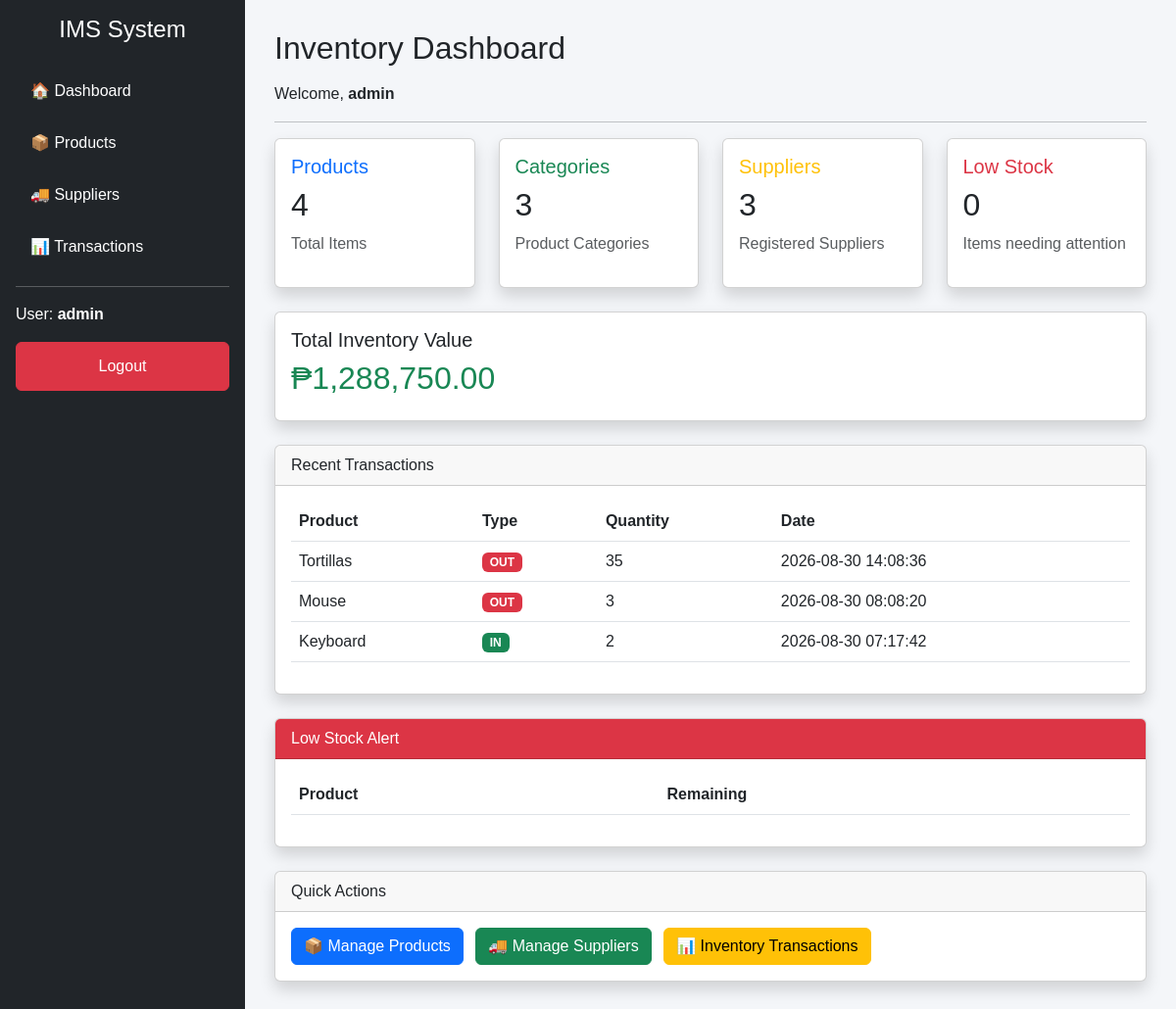
The page /dashboard.php (signed in) on the database as committed earlier.
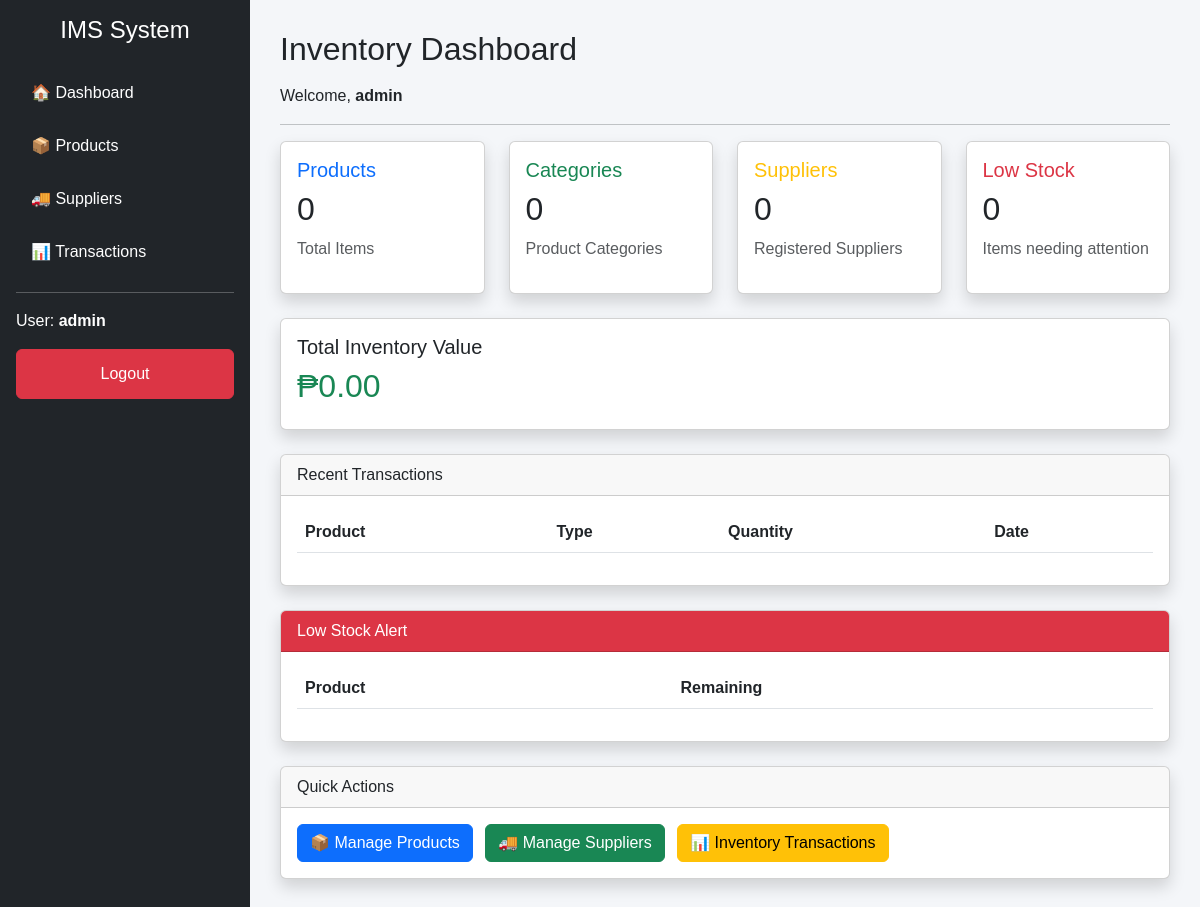
The same page on the database as committed later.
### tables this page shows
CREATE TABLE `transactions` (
  `id` int(11) NOT NULL,
  `product_id` int(11) DEFAULT NULL,
  `transaction_type` enum('IN','OUT') DEFAULT NULL,
  `quantity` int(11) DEFAULT NULL,
  `transaction_date` timestamp NOT NULL DEFAULT current_timestamp()
);

CREATE TABLE `products` (
  `id` int(11) NOT NULL,
  `product_name` varchar(100) DEFAULT NULL,
  `category_id` int(11) DEFAULT NULL,
  `supplier_id` int(11) DEFAULT NULL,
  `quantity` int(11) DEFAULT 0,
  `price` decimal(10,2) DEFAULT NULL,
  `created_at` timestamp NOT NULL DEFAULT current_timestamp()
);

### dashboard.php (the view, shortened to what this page needs)
<?php
include "config/database.php";
$productQuery = mysqli_query($conn, "SELECT COUNT(*) AS total FROM products" );
$productCount = mysqli_fetch_assoc($productQuery)['total'];
$categoryQuery = mysqli_query($conn, "SELECT COUNT(*) AS total FROM categories" );
$categoryCount = mysqli_fetch_assoc($categoryQuery)['total'];
$supplierQuery = mysqli_query( $conn, "SELECT COUNT(*) AS total FROM suppliers"   );
$supplierCount = mysqli_fetch_assoc($supplierQuery)['total'];
$valueQuery = mysqli_query($conn, "SELECT SUM(quantity * price) AS total FROM products" );
$inventoryValue = mysqli_fetch_assoc($valueQuery)['total'] ?? 0;
$lowStockQuery = mysqli_query($conn, "SELECT COUNT(*) AS total FROM products WHERE quantity <= 5 " );
$lowStock = mysqli_fetch_assoc($lowStockQuery)['total'];
$recentTransactions = mysqli_query( $conn, " SELECT transactions.*, products.product_name FROM transactions
LEFT JOIN products
ON transactions.product_id = products.id
ORDER BY transaction_date DESC LIMIT 5 ");
$lowProducts = mysqli_query( $conn, " SELECT * FROM products WHERE quantity <= 5 " );
include "includes/header.php";
include "includes/sidebar.php";
?>
<div class="content">
    <h2 class="mb-3"> Inventory Dashboard   </h2>
    <p>Welcome,<strong> <?php echo $_SESSION['username']; ?> </strong> </p>
    <hr>
<div class="row g-4">
<div class="col-md-3">
<div class="card shadow p-3">
    <h5 class="text-primary"> Products  </h5>
        <h2> <?php echo $productCount; ?>  </h2>
            <p class="text-muted">  Total Items  </p>
</div>
</div>
<div class="col-md-3">
<div class="card shadow p-3">  <h5 class="text-success">  Categories  </h5>
    <h2> <?php echo $categoryCount; ?>  </h2>
        <p class="text-muted">  Product Categories  </p>
</div>
</div>
<div class="col-md-3">
<div class="card shadow p-3">
    <h5 class="text-warning">   Suppliers   </h5>
        <h2><?php echo $supplierCount; ?> </h2>
            <p class="text-muted">  Registered Suppliers    </p>
</div>
</div>
<div class="col-md-3">
<div class="card shadow p-3">
    <h5 class="text-danger">    Low Stock   </h5>
        <h2><?php echo $lowStock; ?></h2>
            <p class="text-muted">  Items needing attention </p>
</div>
</div>
</div>  <br>
<div class="card shadow">
<div class="card-body">
    <h5>    Total Inventory Value   </h5>
        <h2 class="text-success">   ₱<?php echo number_format($inventoryValue,2); ?>    </h2>
</div>
</div>
<div class="card shadow mt-4">
<div class="card-header">   Recent Transactions </div>
<div class="card-body">
<table class="table">
    <tr>
        <th>Product</th>
        <th>Type</th>
        <th>Quantity</th>
        <th>Date</th>
    </tr>
<?php while($row=mysqli_fetch_assoc($recentTransactions)){ ?>
    <tr>
    <td><?php echo $row['product_name']; ?></td>
    <td><?php if($row['transaction_type']=="IN"){ echo "<span class='badge bg-success'>IN</span>"; }
            else{ echo "<span class='badge bg-danger'>OUT</span>";  }   ?>  </td>
    <td><?php echo $row['quantity']; ?> </td>
    <td><?php echo $row['transaction_date']; ?> </td>
    </tr> <?php } ?>
</table>
</div>
</div>
<div class="card shadow mt-4">
<div class="card-header bg-danger text-white">  Low Stock Alert </div>
<div class="card-body">
    <table class="table">
        <tr>
            <th>Product</th>
            <th>Remaining</th>
        </tr><?php while($row=mysqli_fetch_assoc($lowProducts)){ ?> <tr>
                <td><?php echo $row['product_name']; ?></td>
                <td> <span class="badge bg-danger">
                     <?php echo $row['quantity']; ?>
                     </span>
                </td>
            </tr> <?php } ?>
    </table>    </div>    </div>
<div class="card shadow mt-4">
<div class="card-header"> Quick Actions </div>
<div class="card-body">
    <a href="products.php"
        class="btn btn-primary me-2">
            📦 Manage Products
    </a>
    <a href="suppliers.php"
        class="btn btn-success me-2">
            🚚 Manage Suppliers
    </a>
    <a href="transactions.php"
        class="btn btn-warning">
            📊 Inventory Transactions
    </a>
</div>
</div>
</div>
<?php
include "includes/footer.php";
?>

### includes/header.php (shortened to what this page needs)
<!DOCTYPE html>
<html>
<head>
<link  href="https://cdn.jsdelivr.net/npm/bootstrap@5.3.0/dist/css/bootstrap.min.css" rel="stylesheet">
<link rel="stylesheet" href="https://cdn.jsdelivr.net/npm/bootstrap-icons@1.11.3/font/bootstrap-icons.css">
<link  href="/css/style.css" rel="stylesheet">
</head>
<body>
<div class="wrapper">

### includes/sidebar.php
<div class="sidebar p-3">
    <h4 class="text-center mb-4"> IMS System    </h4>
        <a href="dashboard.php" class="nav-link text-white"> 🏠 Dashboard </a>
        <a href="products.php" class="nav-link text-white"> 📦 Products </a>
        <a href="suppliers.php" class="nav-link text-white"> 🚚 Suppliers   </a>
        <a href="transactions.php" class="nav-link text-white"> 📊 Transactions </a>
    <hr>
        <p> User: <strong> <?php echo $_SESSION['username']; ?> </strong> </p>
        <a href="logout.php" class="btn btn-danger w-100"> Logout </a>
</div>

### includes/footer.php (shortened to what this page needs)
</div>
</body>
</html>

### css/style.css (style rules this page uses)
body { margin:0; background:#f4f6f9; font-family: Arial, sans-serif; }
.wrapper { display:flex; min-height:100vh; }
.sidebar { width:250px; background:#212529; color:white; min-height:100vh; flex-shrink:0; }
.sidebar a { display:block; padding:12px 15px; margin-bottom:5px; text-decoration:none; color:white; }
.content { flex:1; padding:30px; overflow-x:hidden; }

Rows that differ between the two databases and show on the page:
removed transactions: product.product_name "Tortillas", transaction_type "OUT", quantity "35", transaction_date "2026-08-30 14:08:36"
removed transactions: product.product_name "Mouse", transaction_type "OUT", quantity "3", transaction_date "2026-08-30 08:08:20"
removed transactions: product.product_name "Keyboard", transaction_type "IN", quantity "2", transaction_date "2026-08-30 07:17:42"
Other text that changed with them:
$productCount: "4" → "0"
$categoryCount: "3" → "0"
$supplierCount: "3" → "0"
$inventoryValue: "1,288,750.00" → "0.00"
